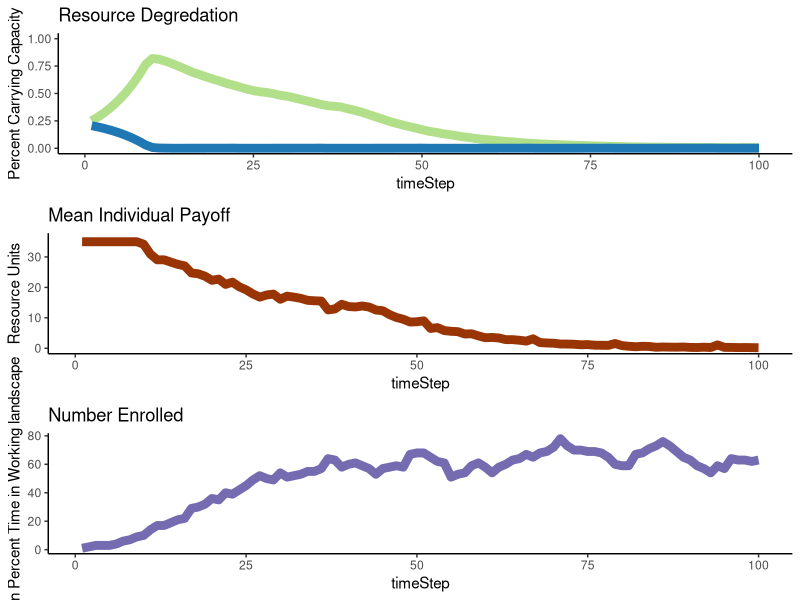
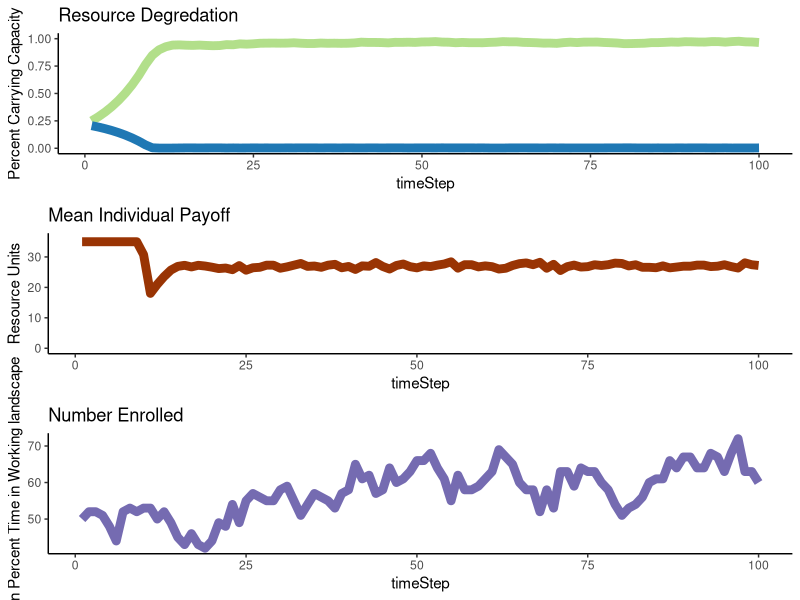
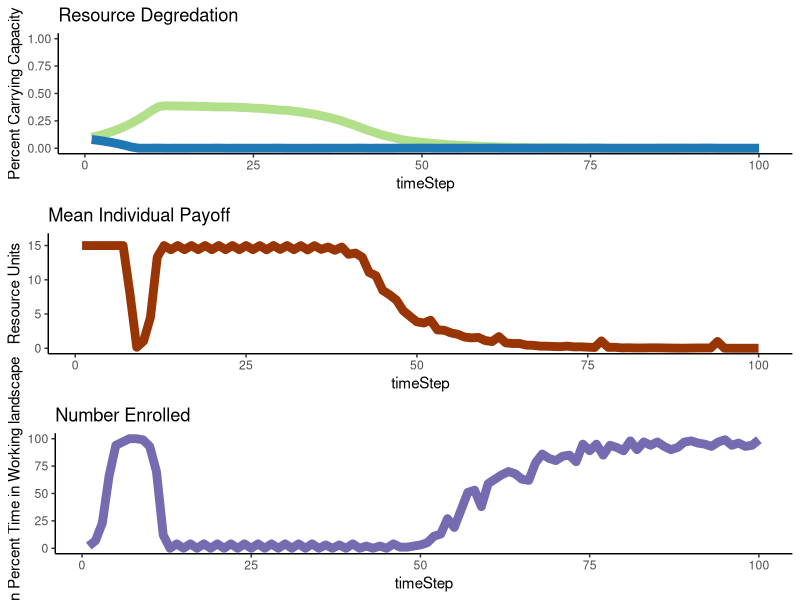
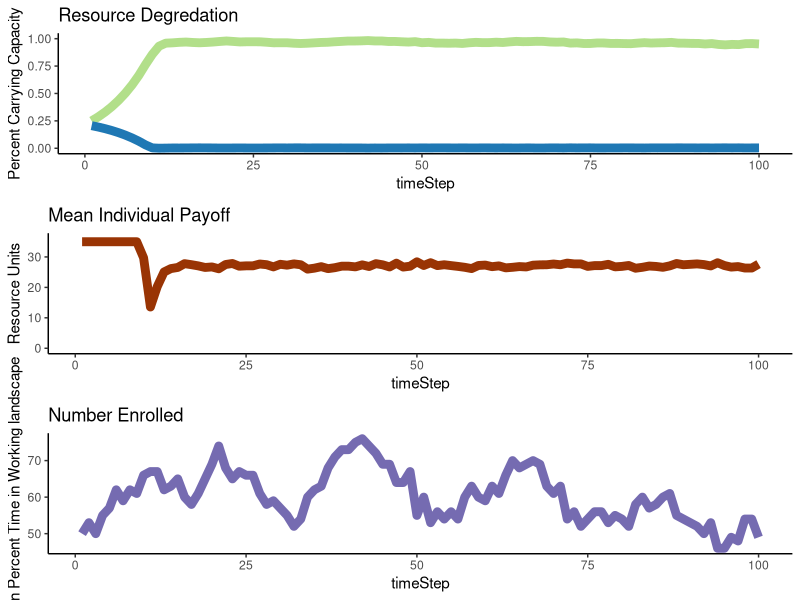

Write R code to recreate these figures, in order.
#####Scheduling
#Establish a degraded resource
#set some of that into a conservation area
#Establish a population
#Some % of the population buys into the conservation project (low %)
#That % gets a payment every time step..maybe once?...maybe every 12 time steps?
#People not enrolled harvest from the entire landscape
#people enrolled harvest from just the un-conserved area. 
#At the end of each time step, everyone learns via success biased imitation (equation from equifinality paper)
#People either enroll of unenroll
#Measure the number of people enrolled/unenrolled
#Measure the % CC of the resource

#repeat for 1:t
library(ggplot2)
#####
abm<-function(#Specified parameters
  Individuals=100, #number of total resource users in a population
  
  TotalCarryingCapacity=10000, #total available resource units
  
  StartPercCarryingCapacity = 0.1, #amount of resources available in the landscape at the start in proportion to CC
  
  PaymentAmount = 5, 
  
  
  PercProtected=0.3, #percent of the total resource that's in a protected area
  
  EnrollPercStart=0.05, #percent of individuals who start by following the rules at t0
  
  LearningStrategy = "Success Bias", #options are Success Bias & Conformist...not implementing this...for now
  
  BiasStrength = 1.5,
  
  TimeSteps=20,
  ResourceRegenerationPerTimeStep=1.15,
  harvestMax=25,
  ProbOfMobility=0.5){
  
  ## Set parameters
  PercWorking= 1-PercProtected #percent of resource in a working landscape
  TotalCCResourceProtected=PercProtected*TotalCarryingCapacity #total resource units in carrying capacity of protected area
  TotalCCResourceWorking=PercWorking*TotalCarryingCapacity #total resource units in carrying capacity of working area
  StartResourceWorking = TotalCCResourceWorking*StartPercCarryingCapacity #number of resources in the working landscape starting
  StartResourceProtected = TotalCCResourceProtected*StartPercCarryingCapacity #number of resources in the protected landscape starting
  EnrollNumStart= as.integer(EnrollPercStart*Individuals) #number of individuals cooperating fully at t0
  NotEnrollNumStart= Individuals - EnrollNumStart#number of individuals defecting at t0
  Enrolled = c(rep(1,EnrollNumStart),rep(0,NotEnrollNumStart))#enrolled or not
  
  PercTimeProtected = PercProtected*(1-Enrolled) #percent of their foraging time each indv spends in the PA. For those not enrolled this is = the the % protected..Treat whole landscape equally
  PercTimeWorking = (1-PercTimeProtected)#percent of their foraging time each indv spends in the working landscape
  
  agents<-data.frame(Enrolled,
                     PercTimeProtected,
                     PercTimeWorking,
                     PayoffProtectedLastTime = rep(NA,Individuals),
                     PayoffWorkingLastTime= rep(NA,Individuals))   #dataframe to be filled with initial payoffs
  
  ProtectPerDefect<-ifelse(NotEnrollNumStart ==0,as.integer(StartResourceProtected),as.integer(StartResourceProtected/NotEnrollNumStart)) #protected area resources per each individual harvesting there
  WorkingPerTotal<-as.integer(StartResourceWorking/Individuals) #working landscape resources per individual

  
  for ( i in 1:nrow(agents)){  #fill the starting df percent payoff from the protected landscape is a function of the amount 
    agent2<-agents[i,]   #of resources there per individual searching there, and a random draw with a chance of success equal to time spent
    agents[i,5]<-rbinom(1,WorkingPerTotal,agent2$PercTimeWorking)
    agents[i,5]<-ifelse(agents[i,5]>=harvestMax,harvestMax,agents[i,5])
    agents[i,4]<- ifelse(agents[i,5]< harvestMax,rbinom(1,ProtectPerDefect,agent2$PercTimeProtected),0) #if they didnt get the max harvest, then 
    agents[i,4]<-ifelse(agents[i,4]>harvestMax-agents[i,5],harvestMax-agents[i,5],agents[i,4])
  } #see what they get from the working landscape first
  

  agents$PayoffTotalLastTime<- agents$PayoffProtectedLastTime + agents$PayoffWorkingLastTime #total payoff is the sum of what they get from both areas
  
  
  output<-data.frame(timeStep = 1:TimeSteps, #create df to fill with the outputs from each time step
                     Enrolled = rep(NA,TimeSteps),
                     NumResourcesProtect = rep(NA,TimeSteps),
                     percCCProtect = rep(NA,TimeSteps),
                     NumResourcesWorking = rep(NA,TimeSteps),
                     percCCWorking = rep(NA,TimeSteps),
                     meanPayoff = rep(NA,TimeSteps))
  
  output$Enrolled[1] <- sum(agents$Enrolled)  #fill it with the outouts from time 1
  output$NumResourcesProtect[1] <- StartResourceProtected-sum(agents$PayoffProtectedLastTime) 
  output$NumResourcesWorking[1] <- StartResourceWorking-sum(agents$PayoffWorkingLastTime) 
  output$percCCProtect[1]  <- output$NumResourcesProtect[1]/TotalCCResourceProtected
  output$percCCWorking[1]  <- output$NumResourcesWorking[1]/TotalCCResourceWorking
  output$meanPayoff[1]  <- mean(agents$PayoffTotalLastTime) 
  
  
  for (t in 2:TimeSteps){  #run the abm for all of the time steps
    
    #choose new strategy  
    
    LastTimeAgents<-agents  #save the agents from the previous time to a new df
    
    if(sum(LastTimeAgents$Enrolled)==Individuals){ #if there's no one NOT enrolled, unenroll someone at random
      LastTimeAgents[sample(1:Individuals,1),"Enrolled"]<-0
    }
    
    if(sum(LastTimeAgents$Enrolled)==0){ #if there's no one  enrolled, enroll someone at random
      LastTimeAgents[sample(1:Individuals,1),"Enrolled"]<-1
      
    }
    
    
    
    
    #give payments to enrolled individuals
    LastTimeAgents$PayoffTotalLastTime<-LastTimeAgents$PayoffTotalLastTime+(PaymentAmount*LastTimeAgents$Enrolled)
    
    succLearn<-function(agentdf){
      #meanPayoffEnroll
      if(sum(agentdf$Enrolled)==0){
        payMeanEnrl<-0}
      if(sum(agentdf$Enrolled)!=0){
      payMeanEnrl<-mean(agentdf[agentdf$Enrolled==1,]$PayoffTotalLastTime)}
      
      #meanPayoffUnenroll
      if(sum(agentdf$Enrolled)==nrow(agentdf)){
        payMeanNOTEnrl<-0}
      if(sum(agentdf$Enrolled)!=nrow(agentdf)){
        payMeanNOTEnrl<-mean(agentdf[agentdf$Enrolled==0,]$PayoffTotalLastTime)} 
      
      probEnroll<-exp(BiasStrength*payMeanEnrl)/
         (exp(BiasStrength*payMeanEnrl)+exp(BiasStrength*payMeanNOTEnrl))
        
        agentdf$Enrolled<-rbinom(nrow(agentdf),1, probEnroll)
      return(agentdf$Enrolled)
    }
    
    
    
    
    if(LearningStrategy == "Success Bias"){
      
      #success biased leaning accross the whole group
      #NewEnroll<-succLearn(LastTimeAgents)
    #success biased learning within small groups
    NewEnroll<-rep(NA,Individuals)
    groups<-split(sample(1:Individuals),f=1:25)
    

    for(j in 1:length(groups)){
      group<-LastTimeAgents[groups[[j]],]      
      groupEnroll<-succLearn(group)  
      NewEnroll[groups[[j]]]<-groupEnroll
    }
    
  } #end success biased learning
    
  ###OLD one from Barrett. This does not model disease dynamics
    #ConfLearn<-function(agentdf){
      
      
      #probEnroll<-(length(which(agentdf$Enrolled==1)))^BiasStrength/
        #((length(which(agentdf$Enrolled==1)))^BiasStrength+(length(which(agentdf$Enrolled==0)))^BiasStrength)
      
      #apply to ALL agents
     # agentdf$Enrolled<-rbinom(nrow(agentdf),1, probEnroll)
      
      #apply to only unenrolled
     # agentsdf$Enrolled<-ifelse(agentsdf$Enrolled == 0, rbinom(1,1, probEnroll),1)
      
      #return(agentdf$Enrolled)
    #}
    
#BETTER implementation. disease spread
    
    
    
  #start conformist learning
  if(LearningStrategy=="Conformist Bias"){
    
    spreadProb<-0.25 #0.25
    recProb<-0.1 #0.01
    
    NewEnroll<-rep(NA,Individuals)
  
    
    for(a in 1:nrow(LastTimeAgents)){
      thisagent<-LastTimeAgents[a,]
      otheragents<-LastTimeAgents[-a,]
      pairagent<-otheragents[sample(1:nrow(otheragents),1),]
      if(thisagent$Enrolled == 1){    NewEnroll[a]<-rbinom(1,1,1-recProb)}
      if(thisagent$Enrolled == 0){    NewEnroll[a]<-ifelse(pairagent$Enrolled ==1,
                                                           rbinom(1,1,spreadProb),0 )}
      
    }
    
    
    
  }
    
  #end conformist learning
    
    PercTimeProtected = PercProtected*(1-NewEnroll) #percent of their foraging time each indv spends in the PA. For those not enrolled this is = the the % protected..Treat whole landscape equally
    PercTimeWorking = (1-PercTimeProtected)
    
    
    agents<-data.frame(Enrolled=NewEnroll,
                       PercTimeProtected,   #new agent dataframe to fill
                       PercTimeWorking,
                       PayoffProtectedLastTime = rep(NA,Individuals),
                       PayoffWorkingLastTime= rep(NA,Individuals)) 
    
    
    #New resource pools to pull from
    #Resources over the CC move with probability 'ProbOfMobility'
    
    NewProtectedResourcesTotal<-round(output$NumResourcesProtect[t-1] * ResourceRegenerationPerTimeStep,digits=0)
    ProtectedResourcesOverCC<-round(NewProtectedResourcesTotal-TotalCCResourceProtected,digits=0)
    ProtectedResourcesOverCC<- ifelse(ProtectedResourcesOverCC<=  0,0, ProtectedResourcesOverCC)
    
    NewWorkingResourcesTotal<-round(output$NumResourcesWorking[t-1] * ResourceRegenerationPerTimeStep,digits=0)
    WorkingResourcesOverCC<-round(NewWorkingResourcesTotal-TotalCCResourceWorking,digits=0)
    WorkingResourcesOverCC<- ifelse(WorkingResourcesOverCC<=  0,0, WorkingResourcesOverCC)
    
    
    ##Resource mobility
    
    
    #all resources mobile
    #LeaveWorking<-rbinom(1,NewWorkingResourcesTotal,ProbOfMobility) #number of resources which leave the protected area
    #LeaveProtected<-rbinom(1,NewProtectedResourcesTotal,ProbOfMobility)#number of resources which leave the working area
    
    #make it so only new resources can leave 
    LeaveWorking<-rbinom(1, WorkingResourcesOverCC,ProbOfMobility) #number of resources which leave the protected area
    LeaveProtected<-rbinom(1,ProtectedResourcesOverCC,ProbOfMobility)#number of resources which leave the working area
    
    
    #do the accounting on entering vs leaving individuals
    NewWorkingResourcesTotal<-NewWorkingResourcesTotal+LeaveProtected
    NewProtectedResourcesTotal<-NewProtectedResourcesTotal+LeaveWorking
    
    #Make sure they dont go over the CC again
    NewWorkingResourcesTotal<-ifelse(NewWorkingResourcesTotal<=TotalCCResourceWorking,NewWorkingResourcesTotal,TotalCCResourceWorking)
    NewProtectedResourcesTotal<-ifelse(NewProtectedResourcesTotal<=  TotalCCResourceProtected,NewProtectedResourcesTotal, TotalCCResourceProtected)
    
    
    ##calculate available resources per individual
    if(nrow(agents[agents$PercTimeProtected>0,])==0){ProtectPerDefect<-NewProtectedResourcesTotal}
    if(nrow(agents[agents$PercTimeProtected>0,])!=0){ProtectPerDefect<-as.integer(NewProtectedResourcesTotal/nrow(agents[agents$PercTimeProtected>0,]))}
    WorkingPerTotal<-as.integer(NewWorkingResourcesTotal/Individuals)
    
    
    for ( i in 1:nrow(agents)){  #fill the starting df percent payoff from the protected landscape is a function of the amount 
      agent2<-agents[i,]   #of resources there per individual searching there, and a random draw with a chance of success equal to time spent
      agents[i,5]<-rbinom(1,WorkingPerTotal,agent2$PercTimeWorking)
      agents[i,5]<-ifelse(agents[i,5]>=harvestMax,harvestMax,agents[i,5])
      agents[i,4]<- ifelse(agents[i,5]< harvestMax,rbinom(1,ProtectPerDefect,agent2$PercTimeProtected),0) #if they didnt get the max harvest, then 
      agents[i,4]<-ifelse(agents[i,4]>harvestMax-agents[i,5],harvestMax-agents[i,5],agents[i,4])
    } #see what they get from the working landscape first
    
    
    
    agents$PayoffTotalLastTime<- agents$PayoffProtectedLastTime + agents$PayoffWorkingLastTime #total payoff is the sum of what they get from both areas
    
    output$Enrolled[t] <- sum(agents$Enrolled)  #fill it with the outouts from time 1
    output$NumResourcesProtect[t] <- NewProtectedResourcesTotal-sum(agents$PayoffProtectedLastTime) 
    output$NumResourcesWorking[t]  <- NewWorkingResourcesTotal-sum(agents$PayoffWorkingLastTime)
    output$percCCProtect[t]  <- output$NumResourcesProtect[t]/TotalCCResourceProtected
    output$percCCWorking[t]  <- output$NumResourcesWorking[t]/TotalCCResourceWorking
    output$meanPayoff[t]  <- mean(agents$PayoffTotalLastTime)
    
  }
  
  
  p1<-ggplot(data=output,aes(x=timeStep))+
    geom_line(aes(y=percCCProtect),size=3,color="#b2df8a")+
    geom_line(aes(y=percCCWorking),size=3,color="#1f78b4")+
    ylim(0, 1.0)+theme_classic()+ylab("Percent Carrying Capacity")+
    scale_colour_manual(name = 'Area', 
                        values =c('#b2df8a'='#b2df8a','#1f78b4'='#1f78b4'), labels = c('Protected Area','Working Landscape'))+
    ggtitle("Resource Degredation")
  
  
  p2<-ggplot(data=output,aes(x=timeStep))+
    geom_line(aes(y=meanPayoff),size=3,color="#993404")+
    theme_classic()+ylab("Resource Units")+ylim(0,harvestMax+1)+
    ggtitle("Mean Individual Payoff")
  
  p3<-ggplot(data=output,aes(x=timeStep))+
    geom_line(aes(y=Enrolled),size=3,color="#756bb1")+
    theme_classic()+ylab("Mean Percent Time in Working landscape")+
    ggtitle("Number Enrolled")
  
  x<-gridExtra::grid.arrange(p1,p2,p3,ncol=1)
  
  
  return(output) 
}


set.seed(2) #whole group
#set.seed(6) #small groups

deqdatPOS_Conform<-abm(#Specified parameters
  Individuals=100, #number of total resource users in a population
  TotalCarryingCapacity=100000, #total available resource units
  StartPercCarryingCapacity = 0.25, #amount of resources available in the landscape at the start in proportion to CC
  PercProtected=0.2, #percent of the total resource that's in a protected area
  EnrollPercStart=0.01, #percent of individuals who start by following the rules at t0
  LearningStrategy = "Conformist Bias", #options are Success Bias & Conformist...not implementing this...for now
  BiasStrength = 1.05,
  TimeSteps=100,
  ResourceRegenerationPerTimeStep=1.15,
  harvestMax=35,
  ProbOfMobility=0.9)

set.seed(1) #group level
set.seed(1) #small groups
deqdatNEG_Conform<-abm(#Specified parameters
  Individuals=100, #number of total resource users in a population
  TotalCarryingCapacity=100000, #total available resource units
  StartPercCarryingCapacity = 0.25, #amount of resources available in the landscape at the start in proportion to CC
  PercProtected=0.2, #percent of the total resource that's in a protected area
  EnrollPercStart=0.5, #percent of individuals who start by following the rules at t0
  LearningStrategy = "Conformist Bias", #options are Success Bias & Conformist...not implementing this...for now
  BiasStrength = 1.05,
  TimeSteps=100,
  ResourceRegenerationPerTimeStep=1.15,
  harvestMax=35,
  ProbOfMobility=0.9)

deqdat<-abm(#Specified parameters
  Individuals=100, #number of total resource users in a population
  
  TotalCarryingCapacity=100000, #total available resource units
  
  StartPercCarryingCapacity = 0.10, #amount of resources available in the landscape at the start in proportion to CC
  
  PaymentAmount = 3, 
  
  
  PercProtected=0.25, #percent of the total resource that's in a protected area
  
  EnrollPercStart=0.02, #percent of individuals who start by following the rules at t0
  
  LearningStrategy = "Success Bias", #options are Success Bias & Conformist...not implementing this...for now
  
  BiasStrength = 1.05,
  
  TimeSteps=100,
  ResourceRegenerationPerTimeStep=1.15,
  harvestMax=15,
  ProbOfMobility=0.9)



deqdat<-abm(#Specified parameters
  Individuals=100, #number of total resource users in a population
  
  TotalCarryingCapacity=100000, #total available resource units
  
  StartPercCarryingCapacity = 0.25, #amount of resources available in the landscape at the start in proportion to CC
  
  PaymentAmount = 1, 
  
  
  PercProtected=0.2, #percent of the total resource that's in a protected area
  
  EnrollPercStart=0.5, #percent of individuals who start by following the rules at t0
  
  LearningStrategy = "Conformist Bias", #options are Success Bias & Conformist...not implementing this...for now
  
  BiasStrength = 1.05,
  
  TimeSteps=100,
  ResourceRegenerationPerTimeStep=1.15,
  harvestMax=35,
  ProbOfMobility=0.9)
